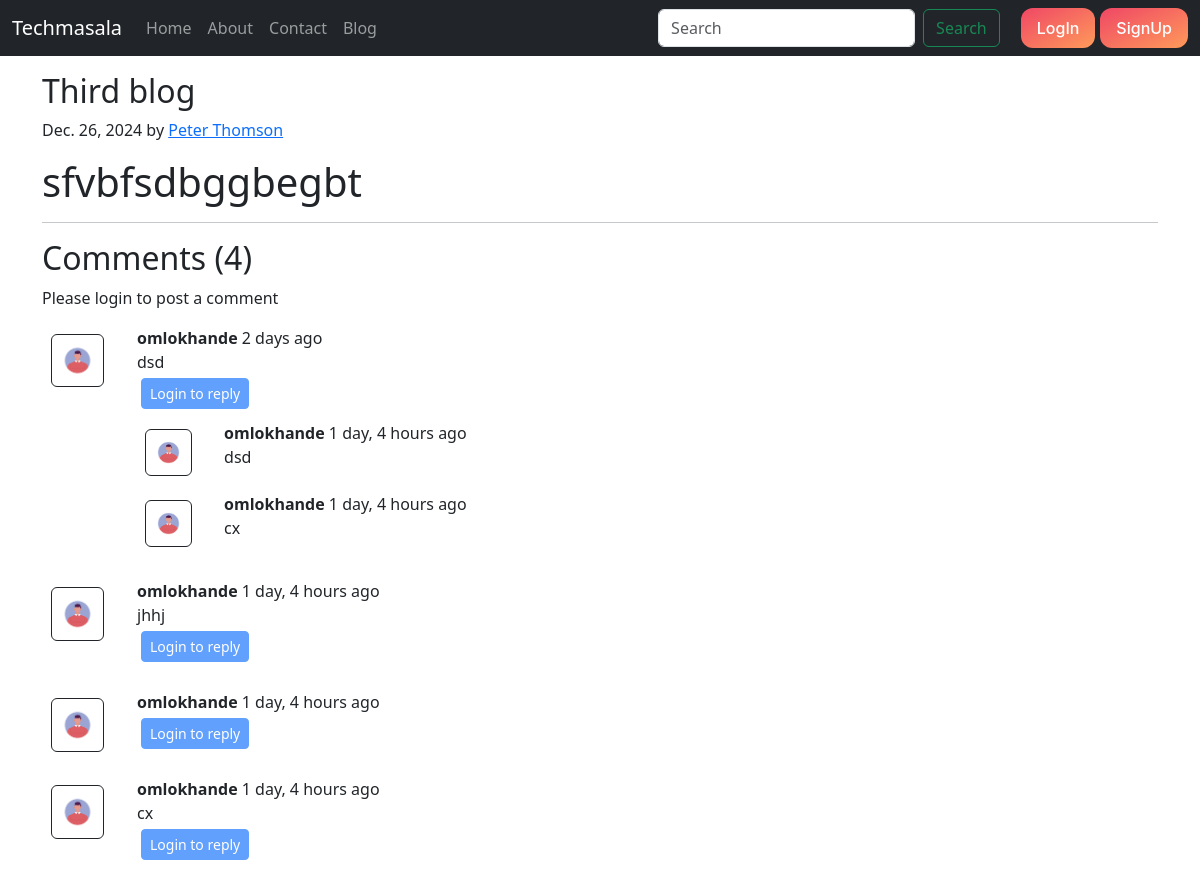
The page /blog/hhh on the database its author committed.
### blog/models.py (models this page shows, shortened)
class Post(models.Model):
    sno = models.AutoField(primary_key=True)
    title = models.CharField(max_length=255)
    content = models.TextField()
    author = models.CharField(max_length=100)
    slug = models.CharField(max_length=13)
    Img = models.ImageField(upload_to='images/', default="")
    timeStamp = models.DateField(blank=True)

class BlogComment(models.Model):
    sno = models.AutoField(primary_key=True)
    comment = models.TextField()
    user = models.ForeignKey(User, on_delete=models.CASCADE, default=1)
    post = models.ForeignKey(Post, on_delete=models.CASCADE, default=1)
    parent = models.ForeignKey('self', on_delete=models.CASCADE, null=True)
    timestamp = models.DateTimeField(default=now)

### blog/views.py (the view)
# urls.py: path('<str:slug>', views.blogPost, name='blogPost'),
def blogPost(request, slug):
    post=Post.objects.filter(slug=slug).first()
    comments= BlogComment.objects.filter(post=post, parent=None)
    replies= BlogComment.objects.filter(post=post).exclude(parent=None)
    replyDict={}
    for reply in replies:
        if reply.parent.sno not in replyDict.keys():
            replyDict[reply.parent.sno]=[reply]
        else:
            replyDict[reply.parent.sno].append(reply)
    context={'post':post, 'comments': comments, 'user': request.user, 'replyDict': replyDict}
    return render(request, "blog/blogPost.html", context)

### blog/templatetags/extras.py (called while the page is built)
@register.filter(name='get_val')
def get_val(dict, key):
    return dict.get(key)

### templates/blog/blogPost.html (shortened to what this page needs)
{% extends 'base.html' %}
{% block body %}
{% load humanize %}
{% load extras %}
<div class="container my-3">
    <h2 class="blog-post-title">{{post.title}}</h2>
    <p class="blog-post-meta">{{post.timeStamp}} by <a href="/about">{{post.author}}</a></p>
    <p>{{post.content|safe}}</p>
    <hr>
</div>
<div class="container">
    <h2>Comments ({{comments.count}})</h2>
    <div class="my-2">
        {% if user.is_authenticated %}
        <form action="/blog/postComment" method="post">
            {% csrf_token %}
            <div class="form-group">
                <label for="exampleInputEmail1">Post Comment</label>
                <input type="text" class="form-control" name="comment" id="commentInput"
                    placeholder="Enter comment here" oninput="checkCommentInput(this)">
                <small id="commentError" class="text-danger" style="display: none;">
                    Comment cannot be empty
                </small>
            </div>
            <input type="hidden" name="postSno" value="{{post.sno}}">
            <input type="hidden" name="parentSno" value="">
            <button type="submit" class="btn btn-primary m-2">Submit</button>
        </form>
        {% else %}
        Please login to post a comment
        {% endif %}
    </div>
    {% for comment in comments %}
    <div class="row my-3">
        <div class="col-md-1">
            <img class="rounded mx-auto d-block w-75 my-2 border border-dark p-2"
                src="/static/—Pngtree—flat people profile icon png_6822469.png" alt="user">
        </div>
        <div class="col-md-11">
            <b>{{comment.user.username}}</b>
            <span>{{comment.timestamp|naturaltime}}</span>
            <div>{{comment.comment}}</div>
            <div class="reply mx-0">
                {% if user.is_authenticated %}
                <button class="btn btn-sm btn-primary m-1" type="button" data-toggle="collapse"
                    data-target="#replyBox{{comment.sno}}" aria-expanded="false"
                    aria-controls="replyBox{{comment.sno}}">
                    Reply
                </button>
                <div class="collapse" id="replyBox{{comment.sno}}">
                    <div class="card card-body my-2">
                        <form action="/blog/postComment" method="post">
                            {% csrf_token %}
                            <div class="form-group">
                                <label for="comment">Post a reply</label>
                                <input type="text" class="form-control" name="comment" placeholder="Enter reply here">
                            </div>
                            <input type="hidden" name="postSno" value="{{post.sno}}">
                            <input type="hidden" name="parentSno" value="{{comment.sno}}">
                            <button type="submit" class="btn btn-primary">Submit</button>
                        </form>
                    </div>
                </div>
                {%else%}
                <button class="btn btn-sm btn-primary m-1" type="button" data-toggle="collapse"
                    data-target="#replyBox{{comment.sno}}" aria-expanded="false" aria-controls="replyBox{{comment.sno}}"
                    disabled>
                    Login to reply
                </button>
                {% endif %}
                <div class="replies my-2">
                    {% for reply in replyDict|get_val:comment.sno %}
                    <div class="reply-content">
                        <div class="row my-2">
                            <div class="col-md-1">
                                <img class="rounded mx-auto d-block w-75 my-2 border border-dark p-2"
                                    src="/static/—Pngtree—flat people profile icon png_6822469.png" alt="user">
                            </div>
                            <div class="col-md-11 ">
                                <b>{{reply.user.username}}</b>
                                <span>{{reply.timestamp|naturaltime}}</span>
                                <div>{{reply.comment}}</div>
                            </div>
                        </div>
                    </div>
                    {% endfor %}
                </div>
            </div>
        </div>
    </div>
    {% endfor %}
</div>
{% endblock %}

### rows shown on the page
Post: title "Third blog", timeStamp "Dec. 26, 2024", author "Peter Thomson", content "sfvbfsdbggbegbt"
BlogComment: user.username "omlokhande", timestamp "2 days ago", comment "dsd"
BlogComment: user.username "omlokhande", timestamp "1 day, 4 hours ago", comment "dsd"
BlogComment: user.username "omlokhande", timestamp "1 day, 4 hours ago", comment "cx"
BlogComment: user.username "omlokhande", timestamp "1 day, 4 hours ago", comment "jhhj"
BlogComment: user.username "omlokhande", timestamp "1 day, 4 hours ago"
BlogComment: user.username "omlokhande", timestamp "1 day, 4 hours ago", comment "cx"

### other values the page prints
{{ comments.count }} "4"
